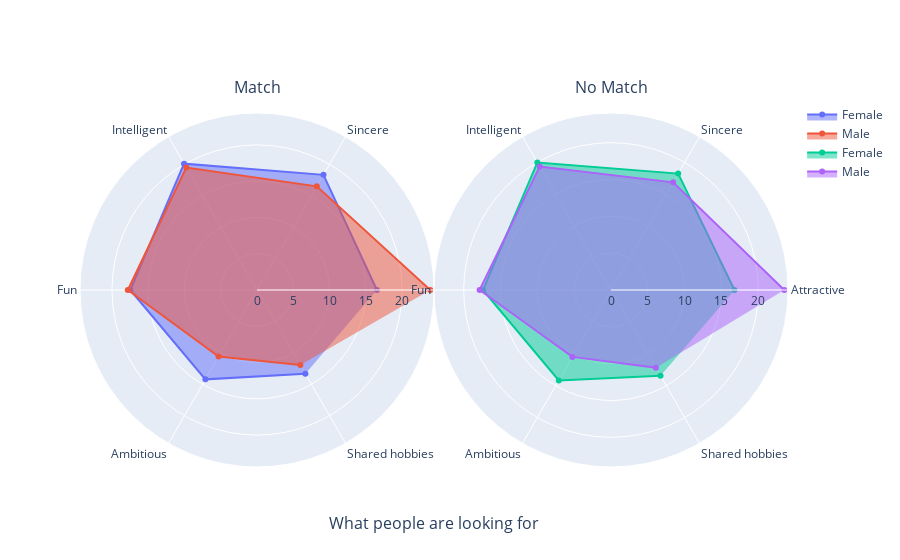

The cell this chart's notebook holds for it:
### Code cell
stats_1_1 = []
for ds in [ds_female_match, ds_male_match, ds_female_nomatch, ds_male_nomatch]:
    ds_10pt = ds.loc[dataset['wave'].isin([6,7,8,9])]
    ds_100 = ds.loc[~dataset['wave'].isin([6,7,8,9])]    
    stats_d10 = ds_10pt[look_for_key].groupby('iid').mean().mean()
    stats_d100 = ds_100[look_for_key].groupby('iid').mean().mean()
    stats_1_1.append(((stats_d10+stats_d100)/2))
    
fig = make_subplots(rows=1, cols=2, 
     specs=[[{"type": "polar"},{"type": "polar"}]], 
     x_title='What people are looking for',
     subplot_titles = ['Match', 'No Match'],
     horizontal_spacing=0, 
     vertical_spacing=0)

fig.add_trace(go.Scatterpolar(r=stats_1_1[0].to_list(), theta=label, fill='toself', name='Female'),row=1,col=1)
fig.add_trace(go.Scatterpolar(r=stats_1_1[1].to_list(), theta=label, fill='toself', name='Male'),row=1,col=1)

fig.add_trace(go.Scatterpolar(r=stats_1_1[2].to_list(), theta=label, fill='toself', name='Female'),row=1,col=2)
fig.add_trace(go.Scatterpolar(r=stats_1_1[3].to_list(), theta=label, fill='toself', name='Male'),row=1,col=2)
fig.show()

### Figure 1 — Plotly figure (JSON) as saved in the notebook; plotly's stock layout.template omitted (floating-point values rounded to 4 significant figures)
{"data": [{"fill": "toself", "name": "Female", "r": [16.53, 18.33, 20.12, 17.47, 14.22, 13.35], "subplot": "polar", "theta": ["Attractive", "Sincere", "Intelligent", "Fun", "Ambitious", "Shared hobbies"], "type": "scatterpolar"}, {"fill": "toself", "name": "Male", "r": [23.89, 16.5, 19.49, 17.81, 10.6, 11.96], "subplot": "polar", "theta": ["Attractive", "Sincere", "Intelligent", "Fun", "Ambitious", "Shared hobbies"], "type": "scatterpolar"}, {"fill": "toself", "name": "Female", "r": [16.76, 18.24, 20.0, 17.39, 14.18, 13.45], "subplot": "polar2", "theta": ["Attractive", "Sincere", "Intelligent", "Fun", "Ambitious", "Shared hobbies"], "type": "scatterpolar"}, {"fill": "toself", "name": "Male", "r": [23.52, 16.88, 19.35, 17.84, 10.49, 12.18], "subplot": "polar2", "theta": ["Attractive", "Sincere", "Intelligent", "Fun", "Ambitious", "Shared hobbies"], "type": "scatterpolar"}], "layout": {"annotations": [{"font": {"size": 16}, "showarrow": false, "text": "Match", "x": 0.25, "xanchor": "center", "xref": "paper", "y": 1, "yanchor": "bottom", "yref": "paper"}, {"font": {"size": 16}, "showarrow": false, "text": "No Match", "x": 0.75, "xanchor": "center", "xref": "paper", "y": 1, "yanchor": "bottom", "yref": "paper"}, {"font": {"size": 16}, "showarrow": false, "text": "What people are looking for", "x": 0.5, "xanchor": "center", "xref": "paper", "y": 0, "yanchor": "top", "yref": "paper", "yshift": -30}], "polar": {"domain": {"x": [0, 0.5], "y": [0, 1]}}, "polar2": {"domain": {"x": [0.5, 1], "y": [0, 1]}}}}
